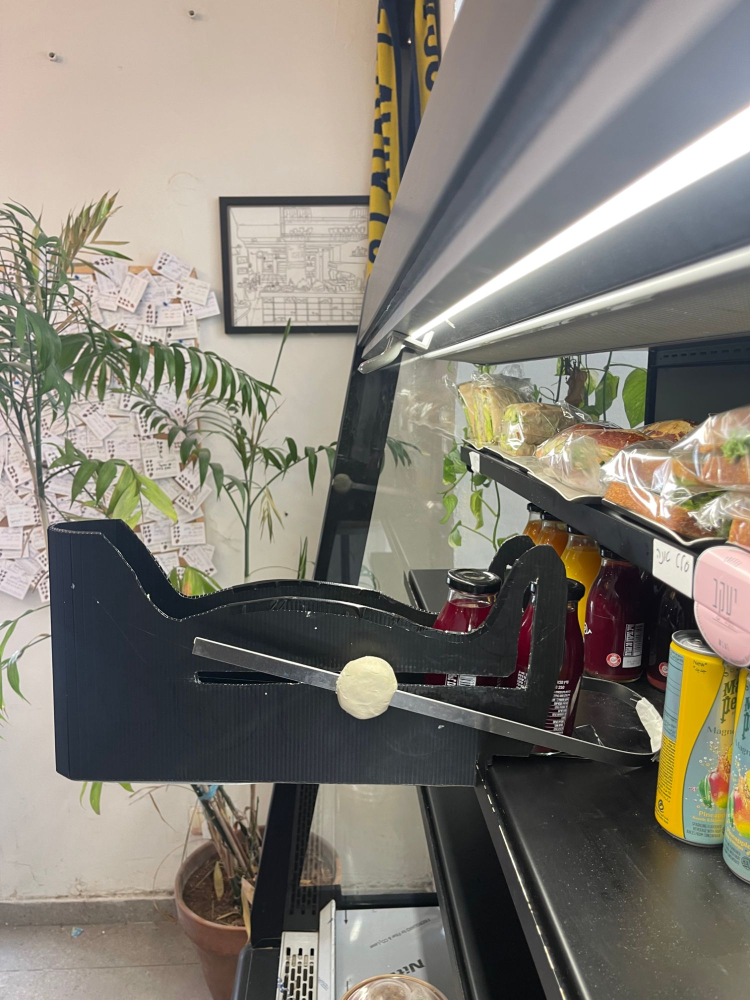
#> input picture assets/originals/bottle-fifo-2.jpg, 1500 x 2000 px (shown at 1/2 size)
$ python generate-images.py
#> lines starting #> are read from the running program, lines starting #| are printed output that depends on the picture
#!/usr/bin/env python3
"""
Generate the two image sizes used by the portfolio from your original
photos.

Drop your original images into assets/originals/ (any name, e.g.
lamp.jpg, lamp-2.jpg, lamp-3.jpg for gallery variants) and run:

    python3 scripts/generate-images.py

For each originals/<name>.<ext> it creates:
  - assets/img/<name>-medium.webp   ~600px wide, used in galleries and
                                     the home-page hover preview
  - assets/img/<name>-full.jpg      ~1600px wide, used on the project page

Requires Pillow:  pip3 install Pillow
"""
import sys
from pathlib import Path

try:
    from PIL import Image
except ImportError:
    print("Pillow is required. Install it with:\n  pip3 install Pillow")
    sys.exit(1)

ROOT = Path(__file__).resolve().parent.parent
SRC_DIR = ROOT / "assets" / "originals"
OUT_DIR = ROOT / "assets" / "img"

MEDIUM_WIDTH = 600
FULL_WIDTH = 1600
MEDIUM_QUALITY = 78
FULL_QUALITY = 85

VALID_EXT = {".jpg", ".jpeg", ".png", ".webp"}


def resize_to_width(img, width):
    if img.width <= width:
        return img.copy()
    ratio = width / img.width
    height = max(1, round(img.height * ratio))
    return img.resize((width, height), Image.LANCZOS)


def load_source(path):
    """Open an image, keeping its alpha channel if it has one.

    A cut-out PNG carries its own transparency, and the pixels underneath
    it are usually black. Flattening it onto a colour here would bake a
    backdrop into the file that can only suit one of the site's two
    themes, so keep the alpha and let the page put a surface behind it.
    """
    img = Image.open(path)
#> img is the input picture: PIL image 1500x2000 RGB; mean R, G, B 130.8, 126.1, 116.9
    if img.mode in ("RGBA", "LA") or (img.mode == "P" and "transparency" in img.info):
        return img.convert("RGBA")
    return img.convert("RGB")


def process_one(path):
    name = path.stem
    img = load_source(path)
    transparent = img.mode == "RGBA"
#> transparent = False

    medium = resize_to_width(img, MEDIUM_WIDTH)
#> in resize_to_width, `return img.resize((width, height), Image.LANCZOS)`:
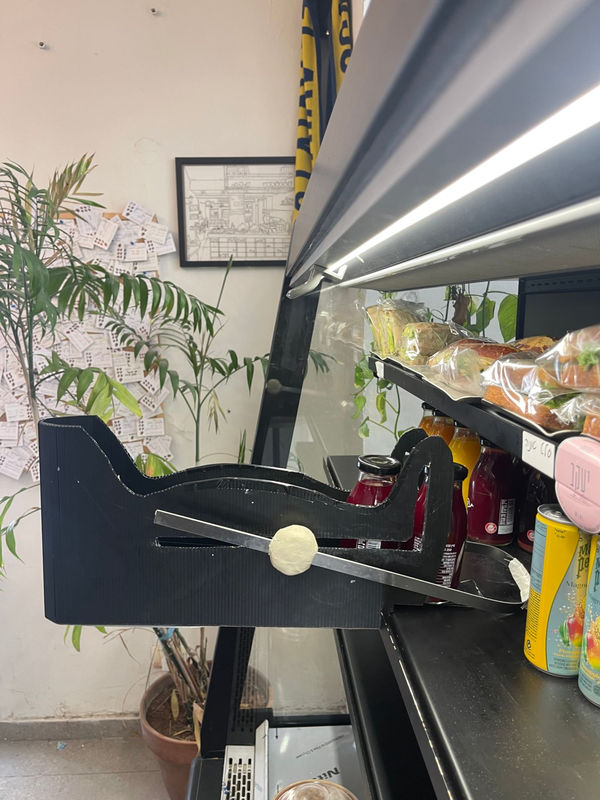
#> returned value: PIL image 600x800 RGB; mean R, G, B 130.8, 126.1, 116.9
    medium_path = OUT_DIR / f"{name}-medium.webp"
    medium.save(medium_path, "WEBP", quality=MEDIUM_QUALITY)

    full = resize_to_width(img, FULL_WIDTH)
    if transparent:
        # JPEG has no alpha channel, so a cut-out keeps its WebP form.
        full_path = OUT_DIR / f"{name}-full.webp"
        full.save(full_path, "WEBP", quality=FULL_QUALITY)
    else:
        full_path = OUT_DIR / f"{name}-full.jpg"
        full.save(full_path, "JPEG", quality=FULL_QUALITY)

    print(f"{name}:")
    print(f"  medium -> {medium_path.relative_to(ROOT)}  ({medium.width}x{medium.height})")
#|   medium -> assets/img/bottle-fifo-2-medium.webp  (600x800)
    print(f"  full   -> {full_path.relative_to(ROOT)}  ({full.width}x{full.height})")
#|   full   -> assets/img/bottle-fifo-2-full.jpg  (1500x2000)


def main():
    if not SRC_DIR.exists():
        print(f"No originals folder found at {SRC_DIR}")
        sys.exit(1)

    sources = sorted(p for p in SRC_DIR.iterdir() if p.suffix.lower() in VALID_EXT)
    if not sources:
        print(f"No images found in {SRC_DIR}. Drop your photos there and re-run.")
        sys.exit(0)

    OUT_DIR.mkdir(parents=True, exist_ok=True)

    for path in sources:
        process_one(path)

    print(f"\nPoint each work's images.medium / images.full (and gallery items) "
          f"at the generated files in data/works.js.")


if __name__ == "__main__":
    main()
